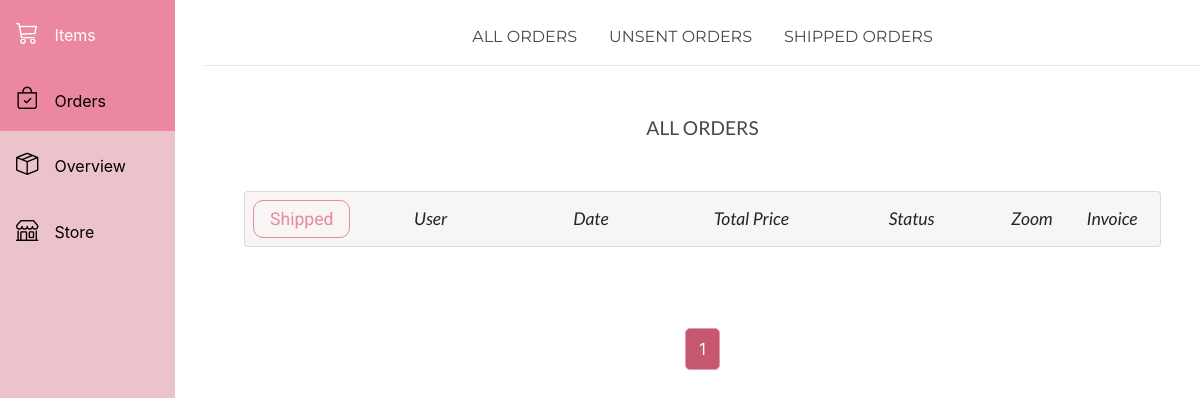
Before: /orders/ (signed in) with the older database file.
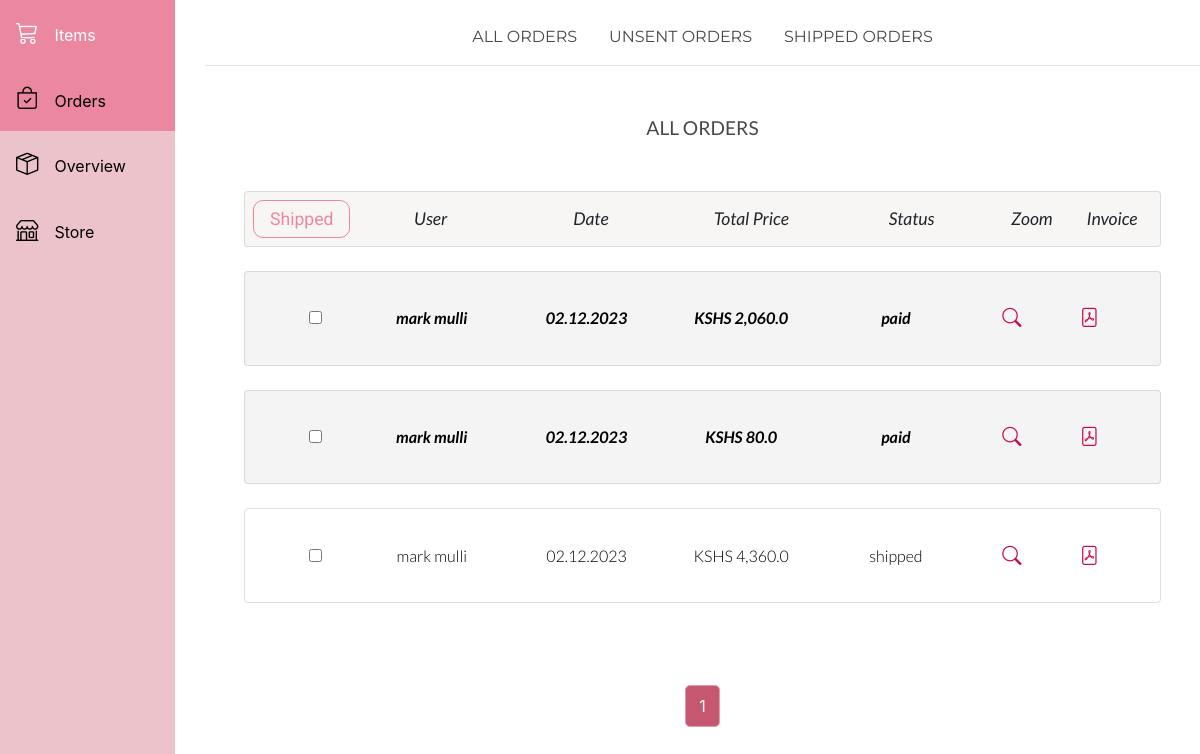
After: the same page with the newer database file.
### seller/models.py (models this page shows)
class Order(models.Model):
    class Status:
        PREORDER = 'preorder'
        PAID = 'paid'
        SHIPPED = 'shipped'
        UNSENT = 'unsent'
        ALL = 'all'
    buyer = models.ForeignKey(
        User, on_delete=models.CASCADE, blank=True, null=True)
    buyer_anon = models.ForeignKey(
        AnonymousUser, on_delete=models.CASCADE, blank=True, null=True)
    order_date = models.DateTimeField(default=timezone.now)
    status = models.CharField(max_length=10)

### seller/views.py (the view, shortened to what this page needs)
# urls.py: path('orders/', seller_views.orders, name="seller_orders"),
@user_is_seller
def orders(request):
    orders = Order.objects.exclude(
        status=Order.Status.PREORDER).order_by('-order_date')
    order_status = request.GET.get('status')
    if order_status is None:
        order_status = Order.Status.ALL
    if order_status == Order.Status.UNSENT:
        orders = orders.filter(status=Order.Status.PAID)
    if order_status == Order.Status.SHIPPED:
        orders = orders.filter(status=Order.Status.SHIPPED)
    orders_and_prices = []
    for order in orders:
        sum_price = total_order_price(BasketItem.objects.filter(order=order))
        orders_and_prices.append((order, sum_price))
    context = {'order_status': order_status,
               'items': pagination(request, orders_and_prices, 30)}
    return render(request, 'seller/orders.html', context)

### seller/models.py (called while the page is built)
    def assign_shorter_title(self):
        if len(self.title) > 20:
            self.short_title = self.title[:17] + "..."
        else:
            self.short_title = self.title

    def assign_category_full_name(self):
        self.long_category = self.SHORT_CATEGORY_TO_NAME[self.category]

### seller/utils.py (called while the page is built)
def total_order_price(shopping_bag):
    total_price = 0
    for item in shopping_bag:
        total_price += item.quantity * item.item_to_buy.price
    return total_price

def active_navbar_context_processor(request):
    context = {}
    if not request.user.is_staff:
        return context
    if 'item' in request.resolver_match.url_name:
        context['url_name'] = 'seller_all_items'
    elif 'order' in request.resolver_match.url_name:
        context['url_name'] = 'seller_orders'
    elif 'overview' in request.resolver_match.url_name:
        context['url_name'] = 'seller_overview'
    else:
        context['url_name'] = None
    return context

### sir_cake/utils.py (called while the page is built)
def pagination(request, item_list, number_items_displayed):
    paginator = Paginator(item_list, number_items_displayed)
    page_number = request.GET.get('page')
    return paginator.get_page(page_number)

### seller/templates/seller/orders.html (shortened to what this page needs)
{% extends 'seller/base-seller.html' %}
{% load humanize %}
{% block content %}
<form action="" method="get" class="mt-4 mb-3">
    <ul class="nav justify-content-center">
        <li>
            <a class="nav-item-text" href="{% url 'seller_orders' %}"> ALL ORDERS</a>
        </li>
        <li>
            <a class="nav-item-text" href="{% url 'seller_orders' %}?status=unsent">
                UNSENT ORDERS</a>
        </li>
        <li>
            <a class="nav-item-text" href="{% url 'seller_orders' %}?status=shipped">
                SHIPPED ORDERS</a>
        </li>
    </ul>
</form>
<hr>
<div class="container mt-5">
    <div class="category-title-container">{{order_status|upper}} ORDERS</div>
    <form method="post">
        <div class="orders-head-container  category-text">
            <button class="button-orders" type="submit">Shipped</button>
            <div class="username">User</div>
            <div class="datež">Date</div>
            <div class="price-items-order">Total Price</div>
            <div class="status">Status</div>
            <div class="magnifying-glass">Zoom</div>
            <div class="pdf">Invoice</div>
        </div>
        {% for order, price in items %}
        {% if order.status == 'paid' %}
        <div class="orders-container all-products-data-text gray-bg">
            <div class="action"> <input type="checkbox" name="checkbox" value="{{order.id}}"
                    aria-label="Checkbox for following text input"></div>
            <div class="username all-products-data-text bold">
                {{order.buyer.first_name}} {{order.buyer.last_name}}
            </div>
            <div class="price-items-order all-products-data-text bold">KSHS {{price | intcomma}}
            </div>
            <div class="date all-products-data-text bold">
                {{order.order_date|date:"d.m.Y" }}
            </div>
            <div class="status all-products-data-text bold">
                {{order.status}}
            </div>
            <a href="{% url 'seller_order_detail' order.pk %}" class="magnifying-glass all-products-data-text bold">
                <i class="bi bi-search pink-link"></i></a>
            <a href="{% url 'seller_invoice' order.pk %}" target="_blank" class="pdf all-products-data-text bold">
                <i class="bi bi-file-pdf pink-link"></i></a>
            {% else %}
            <div class="orders-container">
                <div class="action"> <input type="checkbox" name="checkbox" value="{{order.id}}"
                        aria-label="Checkbox for following text input"></div>
                <div class="username all-products-data-text">
                    {{order.buyer.first_name}} {{order.buyer.last_name}}</div>
                <div class="price-items-order all-products-data-text">KSHS {{price | intcomma}}
                </div>
                <div class="date all-products-data-text">
                    {{order.order_date|date:"d.m.Y"}}
                </div>
                <div class="status all-products-data-text">{{order.status}}</div>
                <a href="{% url 'seller_order_detail' order.pk %}" class="magnifying-glass all-products-data-text">
                    <i class="bi bi-search pink-link"></i>
                </a>
                <a href="{% url 'seller_invoice' order.pk %}" target="_blank" class="pdf all-products-data-text">
                    <i class="bi bi-file-pdf pink-link"></i>
                </a>
                {% endif %}
            </div>
            {% endfor %}
    </form>
</div>
{% include 'sir_cake/paginator.html'%}
{% endblock %}

Changed rows visible on the page:
added Order: buyer.first_name "mark", buyer.last_name "mulli", price "2,060.0", order_date "02.12.2023", status "paid"
added Order: buyer.first_name "mark", buyer.last_name "mulli", price "80.0", order_date "02.12.2023", status "paid"
added Order: buyer.first_name "mark", buyer.last_name "mulli", price "4,360.0", order_date "02.12.2023", status "shipped"
